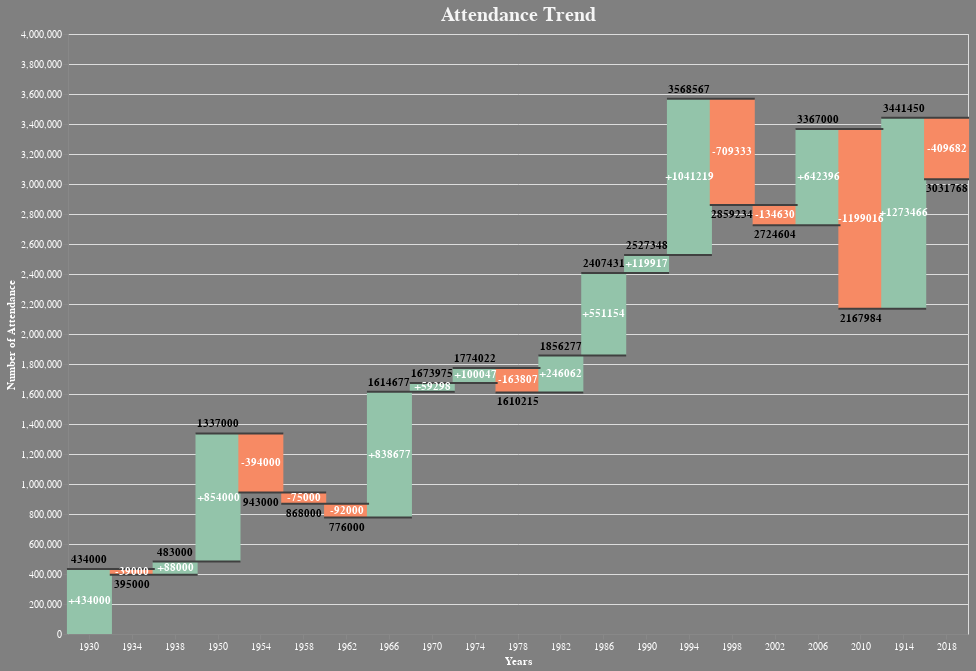

Vega-Lite specification stored for this chart:
### Vega-Lite specification from a JSON file in a GitHub repository (floating-point values rounded to 4 significant figures)
{"$schema": "https://vega.github.io/schema/vega-lite/v5.json", "data": {"values": [{"label": "1930", "amount": 434000}, {"label": "1934", "amount": -39000}, {"label": "1938", "amount": 88000}, {"label": "1950", "amount": 854000}, {"label": "1954", "amount": -394000}, {"label": "1958", "amount": -75000}, {"label": "1962", "amount": -92000}, {"label": "1966", "amount": 838677}, {"label": "1970", "amount": 59298}, {"label": "1974", "amount": 100047}, {"label": "1978", "amount": -163807}, {"label": "1982", "amount": 246062}, {"label": "1986", "amount": 551154}, {"label": "1990", "amount": 119917}, {"label": "1994", "amount": 1041219}, {"label": "1998", "amount": -709333}, {"label": "2002", "amount": -134630}, {"label": "2006", "amount": 642396}, {"label": "2010", "amount": -1199016}, {"label": "1914", "amount": 1273466}, {"label": "2018", "amount": -409682}]}, "background": "grey", "title": "Attendance Trend ", "width": 900, "height": 600, "transform": [{"window": [{"op": "sum", "field": "amount", "as": "sum"}]}, {"window": [{"op": "lead", "field": "label", "as": "lead"}]}, {"calculate": "datum.lead === null ? datum.label : datum.lead", "as": "lead"}, {"calculate": "datum.label === 'End' ? 0 : datum.sum - datum.amount", "as": "previous_sum"}, {"calculate": "datum.label === 'End' ? datum.sum : datum.amount", "as": "amount"}, {"calculate": "(datum.label !== 'Begin' && datum.label !== 'End' && datum.amount > 0 ? '+' : '') + datum.amount", "as": "text_amount"}, {"calculate": "(datum.sum + datum.previous_sum) / 2", "as": "center"}, {"calculate": "datum.sum < datum.previous_sum ? datum.sum : ''", "as": "sum_dec"}, {"calculate": "datum.sum > datum.previous_sum ? datum.sum : ''", "as": "sum_inc"}], "encoding": {"x": {"field": "label", "type": "ordinal", "sort": null, "axis": {"labelAngle": 0, "title": "Years"}}}, "layer": [{"mark": {"type": "bar", "size": 45}, "encoding": {"y": {"field": "previous_sum", "type": "quantitative", "title": "Number of Attendance"}, "y2": {"field": "sum"}, "color": {"condition": [{"test": "datum.label === 'Begin' || datum.label === 'End'", "value": "#f7e0b6"}, {"test": "datum.sum < datum.previous_sum", "value": "#f78a64"}], "value": "#93c4aa"}}}, {"mark": {"type": "rule", "color": "#404040", "opacity": 1, "strokeWidth": 2, "xOffset": -22.5, "x2Offset": 22.5}, "encoding": {"x2": {"field": "lead"}, "y": {"field": "sum", "type": "quantitative"}}}, {"mark": {"type": "text", "dy": -4, "baseline": "bottom"}, "encoding": {"y": {"field": "sum_inc", "type": "quantitative"}, "text": {"field": "sum_inc", "type": "nominal"}}}, {"mark": {"type": "text", "dy": 4, "baseline": "top"}, "encoding": {"y": {"field": "sum_dec", "type": "quantitative"}, "text": {"field": "sum_dec", "type": "nominal"}}}, {"mark": {"type": "text", "fontWeight": "bold", "baseline": "middle"}, "encoding": {"y": {"field": "center", "type": "quantitative"}, "text": {"field": "text_amount", "type": "nominal"}, "color": {"condition": [{"test": "datum.label === 'Begin' || datum.label === 'End'", "value": "#725a30"}], "value": "white"}}}], "config": {"text": {"fontWeight": "bold", "color": "black"}, "title": {"font": "courier new", "fontSize": 20, "color": "whitesmoke"}, "axis": {"labelColor": "white", "titleColor": "white"}}}
